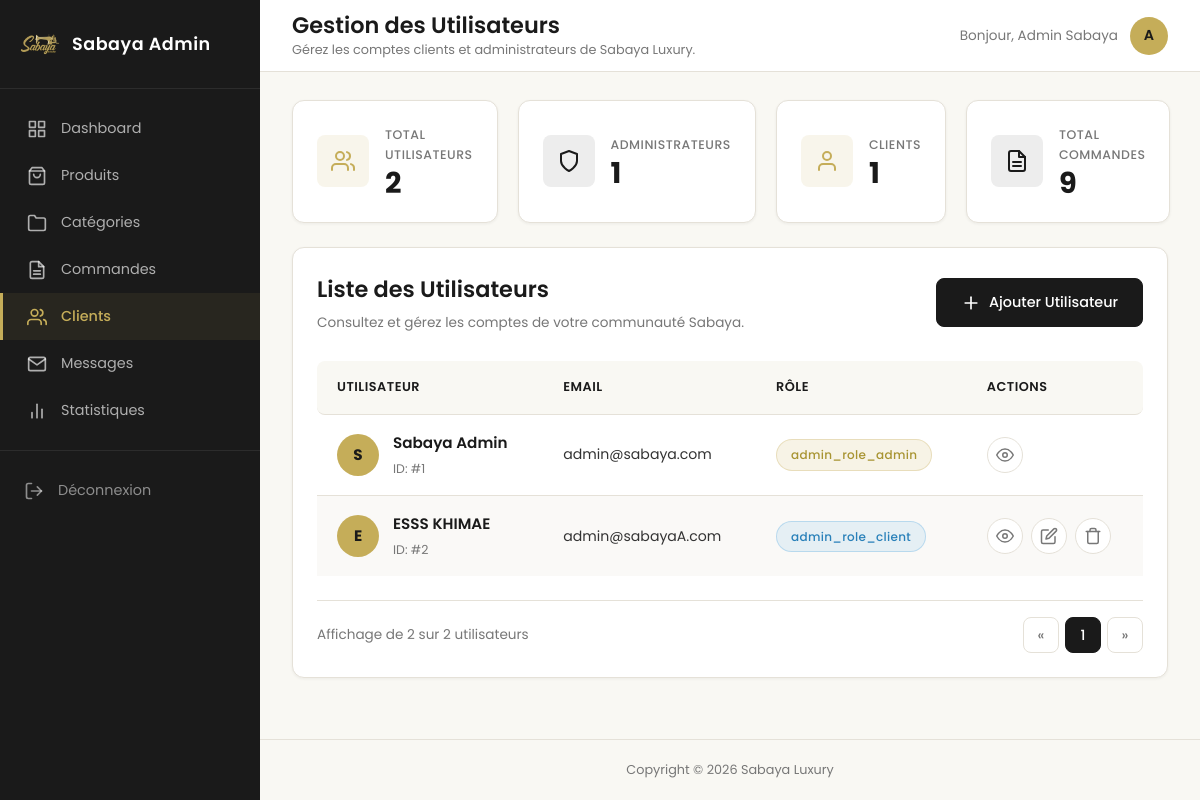
Page /sabaya/admin/users/list.php (signed in) on the committed database.
### tables this page shows
CREATE TABLE `client` (
  `id_client` int(11) NOT NULL,
  `nom` varchar(100) NOT NULL,
  `prenom` varchar(100) NOT NULL,
  `email` varchar(150) NOT NULL,
  `telephone` varchar(20) NOT NULL,
  `password` varchar(255) NOT NULL,
  `role` enum('admin','client') DEFAULT 'client'
);

### sabaya/models/User.php (called while the page is built, shortened)
<?php
class User
{
    private $pdo;
    public function __construct($pdo)
    {
        $this->pdo = $pdo;
    }
    public function getAll()
    {
        $sql = "SELECT * FROM client ORDER BY id_client ASC";
        $stmt = $this->pdo->prepare($sql);
        $stmt->execute();
        return $stmt->fetchAll();
    }
}

### sabaya/config/lang.php (called while the page is built, shortened)
<?php
$supportedLangs = ['fr', 'en'];
if (isset($_GET['lang']) && in_array($_GET['lang'], $supportedLangs, true)) {
    $activeLang = $_GET['lang'];
    $_SESSION['lang'] = $activeLang;
    setcookie('sabaya_lang', $activeLang, time() + (30 * 24 * 3600), '/');
} elseif (isset($_SESSION['lang']) && in_array($_SESSION['lang'], $supportedLangs, true)) {
    $activeLang = $_SESSION['lang'];
} elseif (isset($_COOKIE['sabaya_lang']) && in_array($_COOKIE['sabaya_lang'], $supportedLangs, true)) {
    $activeLang = $_COOKIE['sabaya_lang'];
    $_SESSION['lang'] = $activeLang;
} else {
    $activeLang = 'fr';
    $_SESSION['lang'] = 'fr';
}
if (!function_exists('t')) {
    function t(string $key, ?string $fallback = null): string
    {
        return $fallback ?? $key;
    }
}

### sabaya/admin/users/list.php (the view, shortened to what this page needs)
<?php
require_once '../../models/User.php';
$db = new Database();
$pdo = $db->getConnection();
$userModel = new User($pdo);
require_once '../../config/lang.php';
$users = $userModel->getAll();
$stmtTotal = $pdo->query("SELECT COUNT(*) FROM client");
$totalUsers = $stmtTotal->fetchColumn();
$stmtAdmins = $pdo->query("SELECT COUNT(*) FROM client WHERE role = 'admin'");
$totalAdmins = $stmtAdmins->fetchColumn();
$stmtClients = $pdo->query("SELECT COUNT(*) FROM client WHERE role = 'client'");
$totalClients = $stmtClients->fetchColumn();
$stmtOrders = $pdo->query("SELECT COUNT(*) FROM commande");
$totalOrders = $stmtOrders->fetchColumn();
?>
<!DOCTYPE html>
<html lang="fr">
<head>
    <link rel="stylesheet" href="../../assets/css/admin.css">
</head>
<body class="admin-dashboard">
    <aside class="sidebar" id="sidebar" aria-label="Menu administration">
        <div class="sidebar-brand">
            <img src="../../assets/images/logo/logo.png" alt="Sabaya Luxury" class="sidebar-logo">
            <span class="sidebar-title">Sabaya Admin</span>
        </div>
        <nav aria-label="Navigation principale admin">
            <ul class="sidebar-nav">
                <li class="nav-item">
                    <a href="../dashboard.php">
                        <span>Dashboard</span>
                    </a>
                </li>
                <li class="nav-item">
                    <a href="../products/list.php">
                        <svg width="20" height="20" viewBox="0 0 24 24" fill="none" stroke="currentColor" stroke-width="2" stroke-linecap="round" stroke-linejoin="round" aria-hidden="true"><path d="M6 2L3 6v14a2 2 0 002 2h14a2 2 0 002-2V6l-3-4z"/><line x1="3" y1="6" x2="21" y2="6"/><path d="M16 10a4 4 0 01-8 0"/></svg>
                        <span>Produits</span>
                    </a>
                </li>
                <li class="nav-item">
                    <a href="../categories/list.php">
                        <svg width="20" height="20" viewBox="0 0 24 24" fill="none" stroke="currentColor" stroke-width="2" stroke-linecap="round" stroke-linejoin="round" aria-hidden="true"><path d="M22 19a2 2 0 01-2 2H4a2 2 0 01-2-2V5a2 2 0 012-2h5l2 3h9a2 2 0 012 2z"/></svg>
                        <span>Catégories</span>
                    </a>
                </li>
                <li class="nav-item">
                    <a href="../orders/list.php">
                        <span>Commandes</span>
                    </a>
                </li>
                <li class="nav-item active">
                    <a href="list.php" aria-current="page">
                        <span>Clients</span>
                    </a>
                </li>
                <li class="nav-item">
                    <a href="../contact/list.php">
                        <svg width="20" height="20" viewBox="0 0 24 24" fill="none" stroke="currentColor" stroke-width="2" stroke-linecap="round" stroke-linejoin="round" aria-hidden="true"><path d="M4 4h16c1.1 0 2 .9 2 2v12c0 1.1-.9 2-2 2H4c-1.1 0-2-.9-2-2V6c0-1.1.9-2 2-2z"/><polyline points="22,6 12,13 2,6"/></svg>
                        <span>Messages</span>
                    </a>
                </li>
                <li class="nav-item">
                    <a href="../statistics/index.php">
                        <svg width="20" height="20" viewBox="0 0 24 24" fill="none" stroke="currentColor" stroke-width="2" stroke-linecap="round" stroke-linejoin="round" aria-hidden="true"><line x1="18" y1="20" x2="18" y2="10"/><line x1="12" y1="20" x2="12" y2="4"/><line x1="6" y1="20" x2="6" y2="14"/></svg>
                        <span>Statistiques</span>
                    </a>
                </li>
            </ul>
        </nav>
        <div class="sidebar-footer">
            <a href="../../auth/logout.php" class="logout-btn">
                <svg width="20" height="20" viewBox="0 0 24 24" fill="none" stroke="currentColor" stroke-width="2" stroke-linecap="round" stroke-linejoin="round" aria-hidden="true"><path d="M9 21H5a2 2 0 01-2-2V5a2 2 0 012-2h4"/><polyline points="16 17 21 12 16 7"/><line x1="21" y1="12" x2="9" y2="12"/></svg>
                <span>Déconnexion</span>
            </a>
        </div>
    </aside>
    <div class="admin-main-wrapper">
        <header class="admin-top-header">
            <div class="header-title-block">
                <h1>Gestion des Utilisateurs</h1>
                <p class="header-subtitle">Gérez les comptes clients et administrateurs de Sabaya Luxury.</p>
            </div>
            <div class="header-user" style="margin-left: auto;">
                <span class="user-greeting">Bonjour, <?= htmlspecialchars(isset($_SESSION['user_name']) ? $_SESSION['user_name'] : 'Admin') ?></span>
                <a href="../../auth/profile.php" class="user-avatar" aria-label="Mon profil">
                    <?= strtoupper(substr(isset($_SESSION['user_name']) ? $_SESSION['user_name'] : 'A', 0, 1)) ?>
                </a>
            </div>
        </header>
        <main class="admin-content">
            <section class="stats-cards reveal" aria-label="Statistiques utilisateurs">
                <article class="stat-card">
                    <div class="stat-icon stat-icon--clients">
                    </div>
                    <div class="stat-info">
                        <h2>Total Utilisateurs</h2>
                        <p class="stat-value"><?= htmlspecialchars($totalUsers) ?></p>
                    </div>
                </article>
                <article class="stat-card">
                    <div class="stat-icon stat-icon--messages">
                        <svg width="24" height="24" viewBox="0 0 24 24" fill="none" stroke="currentColor" stroke-width="2" stroke-linecap="round" stroke-linejoin="round" aria-hidden="true"><path d="M12 22s8-4 8-10V5l-8-3-8 3v7c0 6 8 10 8 10z"/></svg>
                    </div>
                    <div class="stat-info">
                        <h2>Administrateurs</h2>
                        <p class="stat-value"><?= htmlspecialchars($totalAdmins) ?></p>
                    </div>
                </article>
                <article class="stat-card">
                    <div class="stat-icon stat-icon--products">
                        <svg width="24" height="24" viewBox="0 0 24 24" fill="none" stroke="currentColor" stroke-width="2" stroke-linecap="round" stroke-linejoin="round" aria-hidden="true"><path d="M20 21v-2a4 4 0 00-4-4H8a4 4 0 00-4 4v2"/><circle cx="12" cy="7" r="4"/></svg>
                    </div>
                    <div class="stat-info">
                        <h2>Clients</h2>
                        <p class="stat-value"><?= htmlspecialchars($totalClients) ?></p>
                    </div>
                </article>
                <article class="stat-card">
                    <div class="stat-icon stat-icon--orders">
                    </div>
                    <div class="stat-info">
                        <h2>Total Commandes</h2>
                        <p class="stat-value"><?= htmlspecialchars($totalOrders) ?></p>
                    </div>
                </article>
            </section>
            <section class="users-table-wrapper reveal" aria-label="Liste des utilisateurs">
                <div class="content-header-bar">
                    <div>
                        <h2>Liste des Utilisateurs</h2>
                        <p class="section-subtitle">Consultez et gérez les comptes de votre communauté Sabaya.</p>
                    </div>
                    <a href="add.php" class="btn-add-product">
                        <svg width="20" height="20" viewBox="0 0 24 24" fill="none" stroke="currentColor" stroke-width="2" stroke-linecap="round" stroke-linejoin="round" aria-hidden="true"><line x1="12" y1="5" x2="12" y2="19"/><line x1="5" y1="12" x2="19" y2="12"/></svg>
                        <span>Ajouter Utilisateur</span>
                    </a>
                </div>
                <table class="users-table">
                    <thead>
                        <tr>
                            <th scope="col">Utilisateur</th>
                            <th scope="col">Email</th>
                            <th scope="col">Rôle</th>
                            <th scope="col">Actions</th>
                        </tr>
                    </thead>
                    <tbody>
                        <?php if (empty($users)): ?>
                            <tr>
                                <td colspan="4" class="empty-state">Aucun utilisateur trouvé.</td>
                            </tr>
                        <?php else: ?>
                            <?php foreach ($users as $user): ?>
                                <?php
                                $roleClass = ($user['role'] === 'admin') ? 'role-badge--admin' : 'role-badge--client';
                                $roleText = ($user['role'] === 'admin') ? t('admin_role_admin') : t('admin_role_client');
                                ?>
                                <tr>
                                    <td data-label="Utilisateur">
                                        <div class="user-info-cell">
                                            <div class="user-avatar-sm">
                                                <?= strtoupper(substr($user['prenom'] ?? $user['nom'], 0, 1)) ?>
                                            </div>
                                            <div class="user-name-cell">
                                                <span class="product-name-text"><?= htmlspecialchars($user['prenom']) ?> <?= htmlspecialchars($user['nom']) ?></span>
                                                <span class="product-ref-text">ID: #<?= htmlspecialchars($user['id_client']) ?></span>
                                            </div>
                                        </div>
                                    </td>
                                    <td data-label="Email">
                                        <span class="user-email-cell"><?= htmlspecialchars($user['email']) ?></span>
                                    </td>
                                    <td data-label="Rôle">
                                        <span class="role-badge <?= $roleClass ?>"><?= $roleText ?></span>
                                    </td>
                                    <td data-label="Actions">
                                        <div class="product-actions-cell">
                                            <a href="details.php?id=<?= $user['id_client'] ?>" class="action-btn-circle btn-view" title="Voir les détails">
                                                <svg width="18" height="18" viewBox="0 0 24 24" fill="none" stroke="currentColor" stroke-width="2" stroke-linecap="round" stroke-linejoin="round" aria-hidden="true"><path d="M1 12s4-8 11-8 11 8 11 8-4 8-11 8-11-8-11-8z"/><circle cx="12" cy="12" r="3"/></svg>
                                            </a>
                                            <?php if ($user['role'] !== 'admin'): ?>
                                            <a href="edit.php?id=<?= $user['id_client'] ?>" class="action-btn-circle btn-edit" title="Modifier l'utilisateur">
                                                <svg width="18" height="18" viewBox="0 0 24 24" fill="none" stroke="currentColor" stroke-width="2" stroke-linecap="round" stroke-linejoin="round" aria-hidden="true"><path d="M11 4H4a2 2 0 0 0-2 2v14a2 2 0 0 0 2 2h14a2 2 0 0 0 2-2v-7"/><path d="M18.5 2.5a2.121 2.121 0 1 1 3 3L12 15l-4 1 1-4 9.5-9.5z"/></svg>
                                            </a>
                                            <a href="delete.php?id=<?= $user['id_client'] ?>" onclick="return confirm('Supprimer cet utilisateur ?')" class="action-btn-circle btn-delete" title="Supprimer l'utilisateur">
                                                <svg width="18" height="18" viewBox="0 0 24 24" fill="none" stroke="currentColor" stroke-width="2" stroke-linecap="round" stroke-linejoin="round" aria-hidden="true"><polyline points="3 6 5 6 21 6"/><path d="M19 6v14a2 2 0 0 1-2 2H7a2 2 0 0 1-2-2V6m3 0V4a2 2 0 0 1 2-2h4a2 2 0 0 1 2 2v2"/></svg>
                                            </a>
                                            <?php endif; ?>
                                        </div>
                                    </td>
                                </tr>
                            <?php endforeach; ?>
                        <?php endif; ?>
                    </tbody>
                </table>
                <div class="pagination-wrapper reveal">
                    <span class="pagination-info">Affichage de <?= count($users) ?> sur <?= $totalUsers ?> utilisateurs</span>
                    <nav aria-label="Pagination des utilisateurs">
                        <ul class="pagination-list">
                            <li class="pagination-item"><span aria-hidden="true">&laquo;</span></li>
                            <li class="pagination-item active"><span>1</span></li>
                            <li class="pagination-item"><span aria-hidden="true">&raquo;</span></li>
                        </ul>
                    </nav>
                </div>
            </section>
        </main>
        <footer class="admin-footer">
            <p>Copyright &copy; 2026 Sabaya Luxury</p>
        </footer>
    </div>
</body>
</html>

### rows in the picture
client: prenom "S", prenom "Sabaya", nom "Admin", id_client "1", email "admin@sabaya.com", role "admin_role_admin"
client: prenom "E", prenom "ESSS", nom "KHIMAE", id_client "2", email "admin@sabayaA.com", role "admin_role_client"

### other values in the picture
isset($_SESSION['user_name']) ? $_SESSION['user_name'] : 'Admin' "Admin Sabaya"
$totalUsers "2"
$totalAdmins "1"
$totalClients "1"
$totalOrders "9"
count($users) "2"
